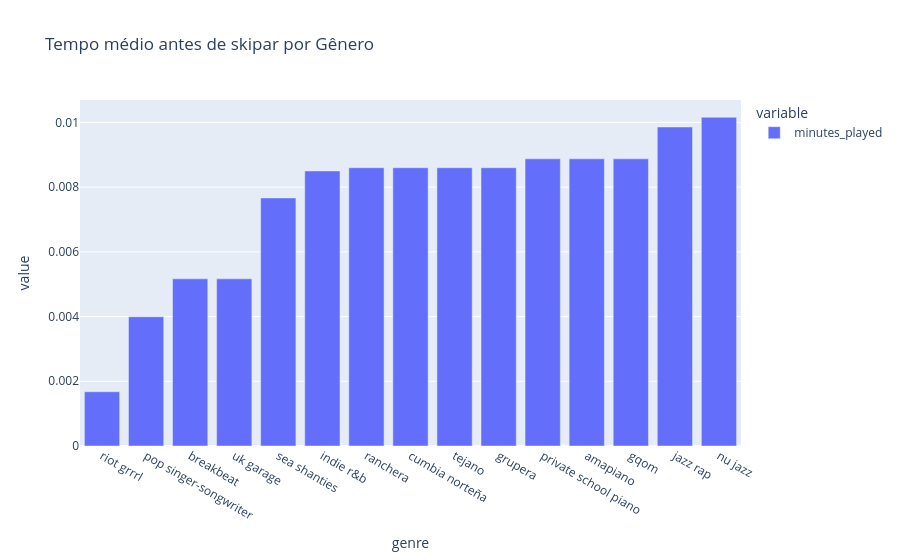

Notebook cell for this chart:
### Code cell
avg_time_before_skip = (
    df_genre[df_genre["skipped"] == True]
    .groupby("genre")["minutes_played"]
    .mean()
    .sort_values()
)
gerar_grafico_colunas(avg_time_before_skip.head(15),'Tempo médio antes de skipar por Gênero')

### Figure 1 — Plotly figure (JSON) as saved in the notebook; plotly's stock layout.template omitted (floating-point values rounded to 4 significant figures)
{"data": [{"hovertemplate": "variable=minutes_played<br>genre=%{x}<br>value=%{y}<extra></extra>", "legendgroup": "minutes_played", "marker": {"color": "#636efa", "pattern": {"shape": ""}}, "name": "minutes_played", "orientation": "v", "showlegend": true, "textposition": "auto", "type": "bar", "x": ["riot grrrl", "pop singer-songwriter", "breakbeat", "uk garage", "sea shanties", "indie r&b", "ranchera", "cumbia norteña", "tejano", "grupera", "private school piano", "amapiano", "gqom", "jazz rap", "nu jazz"], "xaxis": "x", "y": [0.001677, 0.003994, 0.005167, 0.005167, 0.007667, 0.0085, 0.0086, 0.0086, 0.0086, 0.0086, 0.008875, 0.008875, 0.008875, 0.009858, 0.01016], "yaxis": "y"}], "layout": {"barmode": "relative", "legend": {"title": {"text": "variable"}, "tracegroupgap": 0}, "title": {"text": "Tempo médio antes de skipar por Gênero"}, "xaxis": {"anchor": "y", "domain": [0, 1], "title": {"text": "genre"}}, "yaxis": {"anchor": "x", "domain": [0, 1], "title": {"text": "value"}}}}
